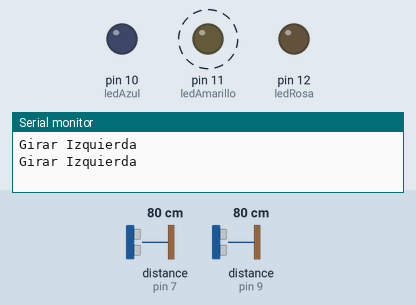
Recording of a sketch running on a simulated Arduino Uno, built with avr-gcc and run on an emulated ATmega328P. Parts: output pins drawn as LEDs (lit = HIGH), the last lines printed to the serial monitor. Wiring (inferred from the names in the program): 2 × ultrasonic range finder: trigger pin 6, echo pin 7 / trigger pin 8, echo pin 9. Dashed ring = blinking. The test bench sets the inputs (shaded band); at power-on: distance to the obstacle (sensors on pin 9, pin 7) 80 cm. The echo pulse lasts 58.3 µs per cm; random numbers use the default seed unless the sketch sets one; pins used as bus, display or sensor lines are not drawn.

Above: at 2.0 s.
2.1 s: distance to the obstacle (sensor on pin 9) set to 2 cm
At 2.52 s:
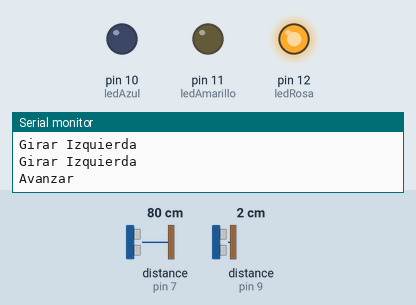
6.6 s: distance to the obstacle (sensor on pin 7) set to 2 cm
At 7.34 s:
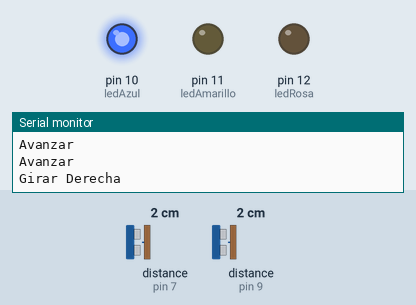
Timing chart, 0 to 16.1 s (numbered marks = the images above; inputs shaded):
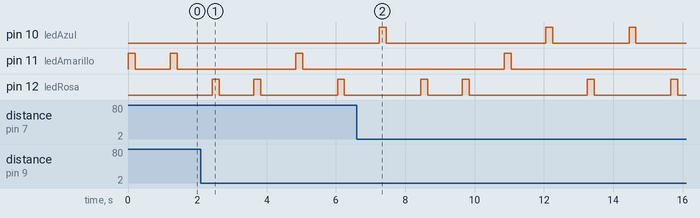

The sketch:

8_pistaC_laberinto.ino
```cpp
/*
  Base Pista C - Laberinto
  - Estrategia de seguir pared izquierda usando ultrasonico
  - Detecta color y enciende LED
*/
int trigFront = 6, echoFront = 7;
int trigLeft = 8, echoLeft = 9;
int ledAzul=10, ledAmarillo=11, ledRosa=12;

long medirDistancia(int trig, int echo){
  digitalWrite(trig,LOW); delayMicroseconds(2);
  digitalWrite(trig,HIGH); delayMicroseconds(10);
  digitalWrite(trig,LOW);
  long d = pulseIn(echo,HIGH);
  return d*0.034/2;
}

void setup(){
  Serial.begin(9600);
  pinMode(trigFront,OUTPUT); pinMode(echoFront,INPUT);
  pinMode(trigLeft,OUTPUT); pinMode(echoLeft,INPUT);
  pinMode(ledAzul,OUTPUT); pinMode(ledAmarillo,OUTPUT); pinMode(ledRosa,OUTPUT);
}

void loop(){
  long front = medirDistancia(trigFront,echoFront);
  long left = medirDistancia(trigLeft,echoLeft);

  if(left>10){ // libre a izquierda
    Serial.println("Girar Izquierda");
  } else if(front>10){
    Serial.println("Avanzar");
  } else {
    Serial.println("Girar Derecha");
  }

  // Simular detección de color
  int color=random(0,3);
  if(color==0){digitalWrite(ledAzul,HIGH); delay(200); digitalWrite(ledAzul,LOW);}
  if(color==1){digitalWrite(ledAmarillo,HIGH); delay(200); digitalWrite(ledAmarillo,LOW);}
  if(color==2){digitalWrite(ledRosa,HIGH); delay(200); digitalWrite(ledRosa,LOW);}
  delay(1000);
}
```
